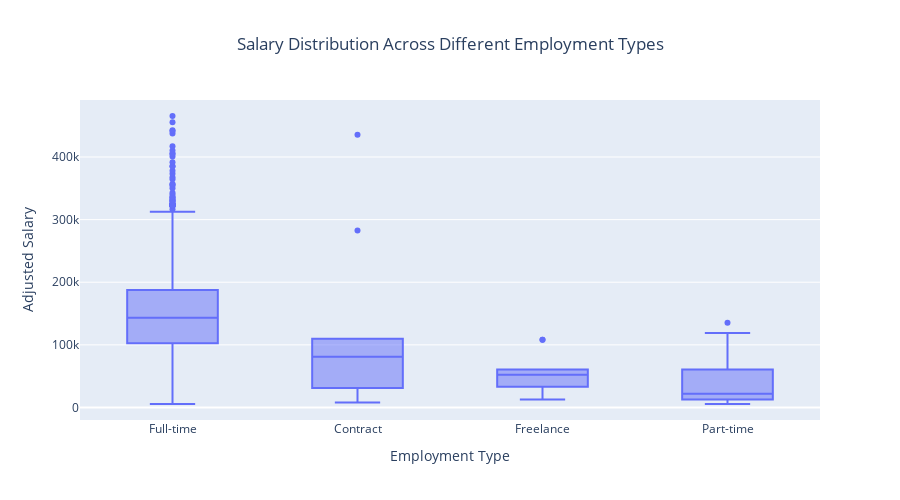

Notebook cell for this chart:
### Markdown cell above
## Job Category Distribution

The horizontal bar chart visualizes the distribution of job categories as percentages, highlighting key trends in the data-driven job market:

- **Data Engineering / Infrastructure** holds the largest share at **32.17%**, reflecting the crucial role of building and maintaining data systems.
- **Data Science** is the second most prominent category, making up **28.47%** of the total. This indicates a strong demand for professionals with advanced analytical capabilities.
- **Analytics**, with **18.46%**, demonstrates the importance of data analysis skills in supporting business decision-making processes.
- **Machine Learning / AI** contributes **13.40%**, showing the increasing reliance on artificial intelligence technologies across industries.
- Less common but still essential roles include **Research / Advanced Techniques** (**1.76%**), **Data Leadership / Strategy** (**1.23%**), and **Business Intelligence (BI)** (**1.15%**), which are focused on innovation, strategy, and operational insights.
- **Others / Specialized** roles account for a small **0.40%**, while the broader **Other** category contributes **2.98%**.

This distribution suggests that the bulk of the demand in data-related job categories lies in engineering, data science, and analytics, while AI and machine learning also play a growing role in the industry.

### Code cell
# Create a boxplot using Plotly Express
fig = px.box(
    data, 
    x='employment_type', 
    y='adjusted_salary_usd', 
    labels={'employment_type': 'Employment Type', 'adjusted_salary_usd': 'Adjusted Salary'},
    title='Salary Distribution Across Different Employment Types'
)

# Update layout for better readability
fig.update_layout(
    xaxis_title='Employment Type',
    yaxis_title='Adjusted Salary',
    title_x=0.5,  # Center the title
    height=500,   # Adjust height if necessary
)

# Show the plot
fig.show()

for trace in fig.data: 
    print(f"Trace name: {trace.name}") 
    print(f"X values: {trace.x}") 
    print(f"Y values: {trace.y}\n")

### Figure 1 — Plotly figure (JSON) as saved in the notebook; plotly's stock layout.template omitted (floating-point values rounded to 4 significant figures; data arrays with more than 128 entries replaced by an {"elided": "..."} marker saying what was removed)
{"data": [{"alignmentgroup": "True", "hovertemplate": "Employment Type=%{x}<br>Adjusted Salary=%{y}<extra></extra>", "legendgroup": "", "marker": {"color": "#636efa"}, "name": "", "notched": false, "offsetgroup": "", "orientation": "v", "showlegend": false, "type": "box", "x": {"elided": "3755 str values"}, "x0": " ", "xaxis": "x", "y": {"elided": "3755 float values"}, "y0": " ", "yaxis": "y"}], "layout": {"boxmode": "group", "height": 500, "legend": {"tracegroupgap": 0}, "title": {"text": "Salary Distribution Across Different Employment Types", "x": 0.5}, "xaxis": {"anchor": "y", "domain": [0, 1], "title": {"text": "Employment Type"}}, "yaxis": {"anchor": "x", "domain": [0, 1], "title": {"text": "Adjusted Salary"}}}}
